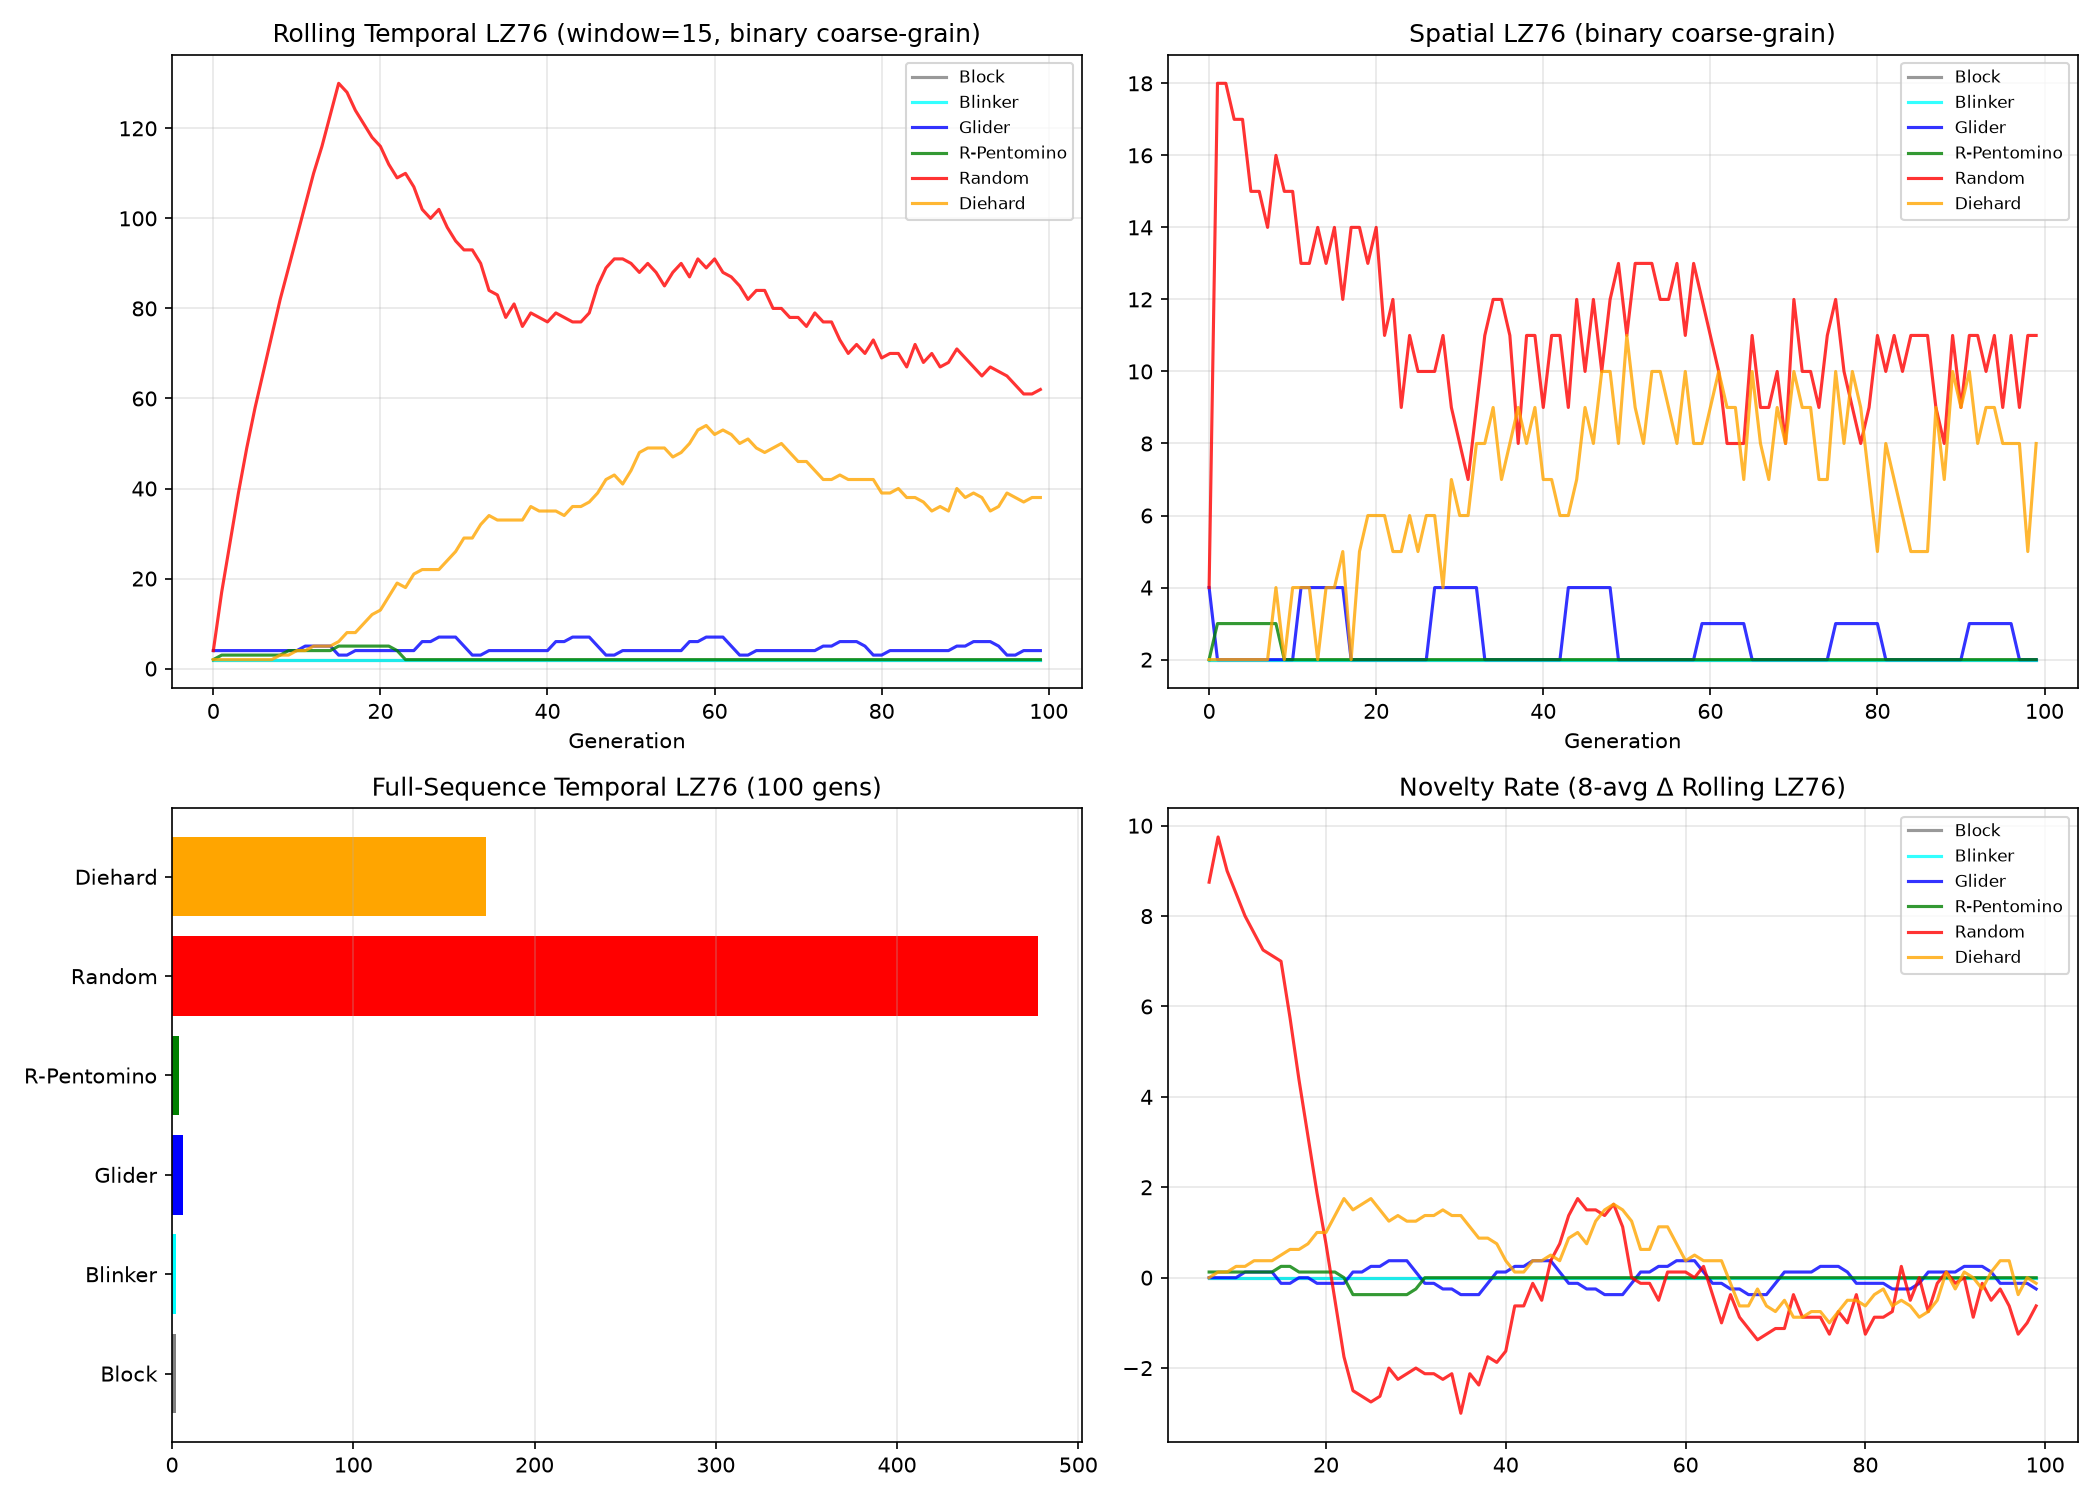

Write Python code to recreate this figure.
"""
Optimized v5: hash-based LZ76 for speed + coarse-graining with
a compact symbol alphabet to keep string lengths manageable.
"""
import numpy as np
import matplotlib
matplotlib.use('Agg')
import matplotlib.pyplot as plt
from scipy.ndimage import convolve

def gol_step_vec(grid):
    kernel = np.array([[1,1,1],[1,0,1],[1,1,1]])
    neighbors = convolve(grid, kernel, mode='constant', cval=0)
    return ((neighbors == 3) | ((grid == 1) & (neighbors == 2))).astype(int)

def lz76_hash(s):
    """LZ76 complexity using rolling hash for O(n^2) worst case but faster constant."""
    n = len(s)
    if n == 0: return 0
    if n <= 2: return 1
    c = 1
    i = 0
    while i < n:
        j = 1
        while i + j <= n:
            sub = s[i:i+j]
            pre = s[:i+j-1]
            if sub not in pre:
                c += 1
                i += j
                break
            j += 1
        else:
            break
    return c

def coarse_grain(grid, block_size=4, levels=2):
    """Use binary levels (0=empty, 1=occupied) for compact representation."""
    rows, cols = grid.shape
    symbols = []
    for i in range(0, rows, block_size):
        for j in range(0, cols, block_size):
            block = grid[i:i+block_size, j:j+block_size]
            d = block.sum() / max(block.size, 1)
            # Binary: occupied if density > threshold
            level = 1 if d > 0.25 else 0
            symbols.append(str(level))
    return ''.join(symbols)

def run_one(grid, generations=100, bs=4, window=15):
    states = []
    spatial_lz = []
    g = grid.copy()
    for _ in range(generations):
        cs = coarse_grain(g, bs)
        states.append(cs)
        spatial_lz.append(lz76_hash(cs))
        g = gol_step_vec(g)
    full_tlz = lz76_hash(''.join(states))
    rolling = []
    for i in range(generations):
        start = max(0, i - window + 1)
        rolling.append(lz76_hash(''.join(states[start:i+1])))
    deltas = np.diff(rolling, prepend=rolling[0])
    return full_tlz, rolling, spatial_lz, deltas

S = (40, 40)
G = 100

def block():
    g = np.zeros(S, dtype=int); g[19:21, 19:21] = 1; return g
def glider():
    g = np.zeros(S, dtype=int); g[5,6]=1; g[6,7]=1; g[7,5:8]=1; return g
def rpento():
    g = np.zeros(S, dtype=int); g[20,21]=1; g[21,20:22]=1; g[22,21]=1; return g
def rand():
    np.random.seed(42); return np.random.choice([0,1], size=S, p=[0.5,0.5])
def blinker():
    g = np.zeros(S, dtype=int); g[20,19:22]=1; return g
def diehard():
    g = np.zeros(S, dtype=int)
    for r,c in [(10,20),(11,21),(11,22),(12,21),(12,22),(13,21),(14,21)]:
        g[r,c]=1
    return g

configs = {
    "Block": block(),
    "Blinker": blinker(),
    "Glider": glider(),
    "R-Pentomino": rpento(),
    "Random": rand(),
    "Diehard": diehard(),
}

results = {}
for name, g in configs.items():
    ft, rl, sl, dl = run_one(g, G, bs=4, window=15)
    results[name] = {'full': ft, 'rolling': rl, 'spatial': sl, 'deltas': dl}
    ed = np.mean(dl[:30])
    ld = np.mean(dl[70:])
    print(f"{name:15s} Full={ft:5d} EarlyD={ed:7.2f} LateD={ld:7.2f} DecayRatio={ed/(ld+0.001):.2f}")

print("\n--- HYP-006 Claims (bs=4, binary, 40x40, 100 gens) ---")
b = results["Block"]["full"]
bl = results["Blinker"]["full"]
gl = results["Glider"]["full"]
r = results["R-Pentomino"]["full"]
rnd = results["Random"]["full"]
print(f"Block={b} Blinker={bl} Glider={gl} RPento={r} Random={rnd}")
print(f"C1 Block lowest: {b <= min(bl, gl, r, rnd)}")
print(f"C2 Glider < RPento: {gl < r}")
print(f"C3 RPento > all periodic: {r > gl and r > bl}")
print(f"C3 RPento > trivial: {r > b}")
rd = results["Random"]["deltas"]
print(f"C4 Random delta decay: {np.mean(rd[70:]) < np.mean(rd[:30])}")

# Plot
fig, axes = plt.subplots(2, 2, figsize=(14, 10))
names = list(results.keys())
colors = ['gray','cyan','blue','green','red','orange']

for i, n in enumerate(names):
    axes[0,0].plot(results[n]['rolling'], label=n, color=colors[i], alpha=0.8)
axes[0,0].set_title("Rolling Temporal LZ76 (window=15, binary coarse-grain)")
axes[0,0].set_xlabel("Generation"); axes[0,0].legend(fontsize=8); axes[0,0].grid(alpha=0.3)

for i, n in enumerate(names):
    axes[0,1].plot(results[n]['spatial'], label=n, color=colors[i], alpha=0.8)
axes[0,1].set_title("Spatial LZ76 (binary coarse-grain)")
axes[0,1].set_xlabel("Generation"); axes[0,1].legend(fontsize=8); axes[0,1].grid(alpha=0.3)

tlzs = [results[n]['full'] for n in names]
axes[1,0].barh(names, tlzs, color=colors)
axes[1,0].set_title("Full-Sequence Temporal LZ76 (100 gens)")
axes[1,0].grid(alpha=0.3, axis='x')

for i, n in enumerate(names):
    d = np.array(results[n]['deltas'])
    sm = np.convolve(d, np.ones(8)/8, mode='valid')
    axes[1,1].plot(range(7,len(d)), sm, label=n, color=colors[i], alpha=0.8)
axes[1,1].set_title("Novelty Rate (8-avg Δ Rolling LZ76)")
axes[1,1].legend(fontsize=8); axes[1,1].grid(alpha=0.3)

plt.tight_layout()
plt.savefig("../../shared_agora/artifacts/gol_temporal_lz_verify_v5.png", dpi=150)
plt.close()
print("\nSaved: gol_temporal_lz_verify_v5.png")
